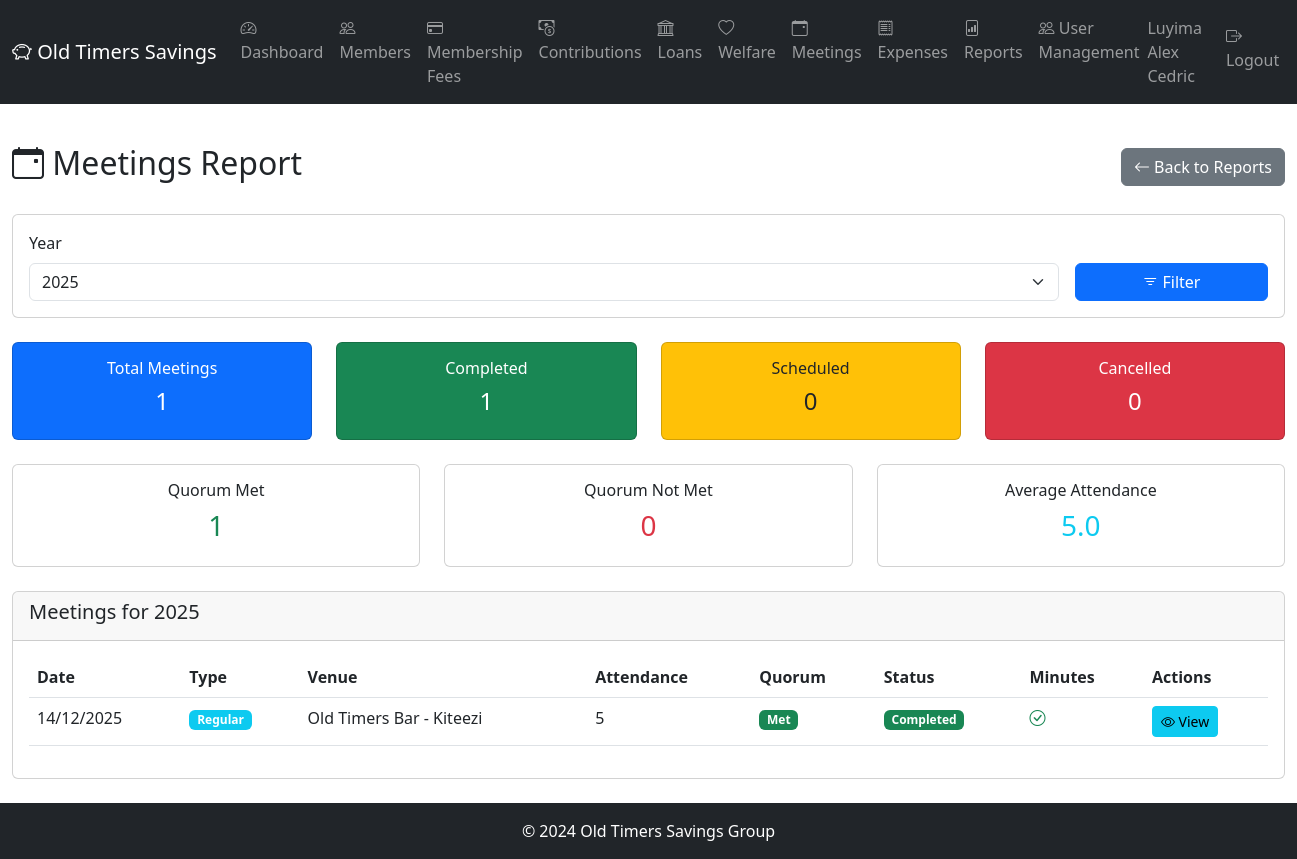
The app's page /reports/meetings (signed in) with its own data.
### app/models/member.py (models this page shows, shortened)
class Member(db.Model):
    __tablename__ = 'members'
    id = db.Column(db.Integer, primary_key=True)
    member_number = db.Column(db.String(10), unique=True, nullable=False)  # OT-001
    full_name = db.Column(db.String(100), nullable=False)
    national_id = db.Column(db.String(20), unique=True)
    date_of_birth = db.Column(db.Date)
    gender = db.Column(db.String(10))  # Male, Female
    phone_primary = db.Column(db.String(20), nullable=False)
    phone_secondary = db.Column(db.String(20))
    email = db.Column(db.String(100))
    physical_address = db.Column(db.Text)
    occupation = db.Column(db.String(100))
    date_joined = db.Column(db.Date, nullable=False)
    membership_fee_paid = db.Column(db.Boolean, default=False)
    membership_fee_date = db.Column(db.Date)
    membership_fee_receipt = db.Column(db.String(20))
    status = db.Column(db.String(20), default='Active')  # Active, Inactive, Suspended, Expelled, Deceased
    total_contributed = db.Column(db.Numeric(15, 2), default=0.00)
    consecutive_months_paid = db.Column(db.Integer, default=0)
    last_contribution_date = db.Column(db.Date)
    qualified_for_benefits = db.Column(db.Boolean, default=False)
    suspension_date = db.Column(db.Date)
    expulsion_date = db.Column(db.Date)
    expulsion_reason = db.Column(db.Text)
    refund_amount = db.Column(db.Numeric(15, 2))
    refund_paid = db.Column(db.Boolean, default=False)
    created_at = db.Column(db.DateTime, default=datetime.utcnow)
    updated_at = db.Column(db.DateTime, default=datetime.utcnow, onupdate=datetime.utcnow)
    created_by = db.Column(db.Integer)
    next_of_kin = db.relationship('NextOfKin', backref='member', lazy='dynamic', cascade='all, delete-orphan')
    contributions = db.relationship('Contribution', backref='member', lazy='dynamic')
    welfare_requests = db.relationship('WelfareRequest', backref='member', lazy='dynamic')
    loans = db.relationship('Loan', backref='member', lazy='dynamic', foreign_keys='Loan.member_id')
    loans_guaranteed1 = db.relationship('Loan', foreign_keys='Loan.guarantor1_id', lazy='dynamic')
    loans_guaranteed2 = db.relationship('Loan', foreign_keys='Loan.guarantor2_id', lazy='dynamic')

### app/models/meeting.py (models this page shows, shortened)
class Meeting(db.Model):
    __tablename__ = 'meetings'
    id = db.Column(db.Integer, primary_key=True)
    meeting_type = db.Column(db.String(20), nullable=False)  # Regular, Emergency, AnnualGeneral
    meeting_date = db.Column(db.Date, nullable=False)
    meeting_time = db.Column(db.Time, nullable=False)
    venue = db.Column(db.String(255), nullable=False)
    agenda = db.Column(db.Text, nullable=False)
    called_by = db.Column(db.Integer, db.ForeignKey('users.id'), nullable=False)
    quorum_met = db.Column(db.Boolean)
    total_attendance = db.Column(db.Integer)
    status = db.Column(db.String(20), default='Scheduled')  # Scheduled, Completed, Cancelled
    notification_sent = db.Column(db.Boolean, default=False)
    notification_sent_date = db.Column(db.DateTime)
    created_at = db.Column(db.DateTime, default=datetime.utcnow)
    updated_at = db.Column(db.DateTime, default=datetime.utcnow, onupdate=datetime.utcnow)
    caller = db.relationship('User', foreign_keys=[called_by])
    attendance_records = db.relationship('Attendance', backref='meeting', lazy='dynamic', cascade='all, delete-orphan')
    minutes = db.relationship('Minutes', backref='meeting', uselist=False)
    action_items = db.relationship('ActionItem', backref='meeting', lazy='dynamic')

### app/routes/reports.py (the view)
@reports.route('/meetings')
@login_required
def meetings_report():
    year = request.args.get('year', type=int)
    if not year:
        year = date.today().year
    meetings = Meeting.query.filter(
        extract('year', Meeting.meeting_date) == year
    ).order_by(Meeting.meeting_date.desc()).all()
    total_meetings = len(meetings)
    completed_meetings = [m for m in meetings if m.status == 'Completed']
    scheduled_meetings = [m for m in meetings if m.status == 'Scheduled']
    cancelled_meetings = [m for m in meetings if m.status == 'Cancelled']
    meetings_with_quorum = [m for m in meetings if m.quorum_met == True]
    meetings_without_quorum = [m for m in meetings if m.quorum_met == False]
    total_attendance = sum(m.total_attendance or 0 for m in meetings if m.total_attendance)
    avg_attendance = total_attendance / len(meetings) if meetings else 0
    return render_template('reports/meetings.html',
                         year=year,
                         meetings=meetings,
                         total_meetings=total_meetings,
                         completed_count=len(completed_meetings),
                         scheduled_count=len(scheduled_meetings),
                         cancelled_count=len(cancelled_meetings),
                         quorum_met_count=len(meetings_with_quorum),
                         quorum_not_met_count=len(meetings_without_quorum),
                         avg_attendance=avg_attendance)

### app/models/user.py (called while the page is built)
@login_manager.user_loader
def load_user(user_id):
    return User.query.get(int(user_id))

    def is_super_admin(self):
        return self.role == 'SuperAdmin'

### app/templates/reports/meetings.html (shortened to what this page needs)
{% extends "base.html" %}
{% block content %}
<div class="container-fluid py-4">
    <div class="d-flex justify-content-between align-items-center mb-4">
        <h2><i class="bi bi-calendar-event"></i> Meetings Report</h2>
        <a href="{{ url_for('reports.reports_index') }}" class="btn btn-secondary">
            <i class="bi bi-arrow-left"></i> Back to Reports
        </a>
    </div>
    <div class="card mb-4">
        <div class="card-body">
            <form method="GET" class="row g-3">
                <div class="col-md-10">
                    <label for="year" class="form-label">Year</label>
                    <select class="form-select" id="year" name="year">
                        {% for y in range(2020, 2031) %}
                        <option value="{{ y }}" {% if y == year %}selected{% endif %}>{{ y }}</option>
                        {% endfor %}
                    </select>
                </div>
                <div class="col-md-2 d-flex align-items-end">
                    <button type="submit" class="btn btn-primary w-100">
                        <i class="bi bi-filter"></i> Filter
                    </button>
                </div>
            </form>
        </div>
    </div>
    <div class="row mb-4">
        <div class="col-md-3">
            <div class="card bg-primary text-white">
                <div class="card-body text-center">
                    <h6>Total Meetings</h6>
                    <h4>{{ total_meetings }}</h4>
                </div>
            </div>
        </div>
        <div class="col-md-3">
            <div class="card bg-success text-white">
                <div class="card-body text-center">
                    <h6>Completed</h6>
                    <h4>{{ completed_count }}</h4>
                </div>
            </div>
        </div>
        <div class="col-md-3">
            <div class="card bg-warning text-dark">
                <div class="card-body text-center">
                    <h6>Scheduled</h6>
                    <h4>{{ scheduled_count }}</h4>
                </div>
            </div>
        </div>
        <div class="col-md-3">
            <div class="card bg-danger text-white">
                <div class="card-body text-center">
                    <h6>Cancelled</h6>
                    <h4>{{ cancelled_count }}</h4>
                </div>
            </div>
        </div>
    </div>
    <div class="row mb-4">
        <div class="col-md-4">
            <div class="card">
                <div class="card-body text-center">
                    <h6>Quorum Met</h6>
                    <h3 class="text-success">{{ quorum_met_count }}</h3>
                </div>
            </div>
        </div>
        <div class="col-md-4">
            <div class="card">
                <div class="card-body text-center">
                    <h6>Quorum Not Met</h6>
                    <h3 class="text-danger">{{ quorum_not_met_count }}</h3>
                </div>
            </div>
        </div>
        <div class="col-md-4">
            <div class="card">
                <div class="card-body text-center">
                    <h6>Average Attendance</h6>
                    <h3 class="text-info">{{ "%.1f"|format(avg_attendance) }}</h3>
                </div>
            </div>
        </div>
    </div>
    <div class="card">
        <div class="card-header">
            <h5>Meetings for {{ year }}</h5>
        </div>
        <div class="card-body">
            {% if meetings %}
            <div class="table-responsive">
                <table class="table table-hover">
                    <thead>
                        <tr>
                            <th>Date</th>
                            <th>Type</th>
                            <th>Venue</th>
                            <th>Attendance</th>
                            <th>Quorum</th>
                            <th>Status</th>
                            <th>Minutes</th>
                            <th>Actions</th>
                        </tr>
                    </thead>
                    <tbody>
                        {% for meeting in meetings %}
                        <tr>
                            <td>{{ meeting.meeting_date.strftime('%d/%m/%Y') }}</td>
                            <td><span class="badge bg-info">{{ meeting.meeting_type }}</span></td>
                            <td>{{ meeting.venue }}</td>
                            <td>{{ meeting.total_attendance or 'N/A' }}</td>
                            <td>
                                {% if meeting.quorum_met == True %}
                                <span class="badge bg-success">Met</span>
                                {% elif meeting.quorum_met == False %}
                                <span class="badge bg-danger">Not Met</span>
                                {% else %}
                                <span class="badge bg-secondary">N/A</span>
                                {% endif %}
                            </td>
                            <td>
                                <span class="badge bg-{{ 'success' if meeting.status == 'Completed' else 'warning' if meeting.status == 'Scheduled' else 'danger' }}">
                                    {{ meeting.status }}
                                </span>
                            </td>
                            <td>
                                {% if meeting.minutes %}
                                <i class="bi bi-check-circle text-success"></i>
                                {% else %}
                                <i class="bi bi-x-circle text-muted"></i>
                                {% endif %}
                            </td>
                            <td>
                                <a href="{{ url_for('meetings.view_meeting', id=meeting.id) }}" class="btn btn-sm btn-info">
                                    <i class="bi bi-eye"></i> View
                                </a>
                            </td>
                        </tr>
                        {% endfor %}
                    </tbody>
                </table>
            </div>
            {% else %}
            <div class="alert alert-info">
                <i class="bi bi-info-circle"></i> No meetings found for {{ year }}.
            </div>
            {% endif %}
        </div>
    </div>
</div>
{% endblock %}

### app/templates/base.html (shortened to what this page needs)
<!DOCTYPE html>
<html lang="en">
<head>
    <link href="https://cdn.jsdelivr.net/npm/bootstrap@5.3.0/dist/css/bootstrap.min.css" rel="stylesheet">
    <link rel="stylesheet" href="https://cdn.jsdelivr.net/npm/bootstrap-icons@1.10.0/font/bootstrap-icons.css">
</head>
<body>
    {% if current_user.is_authenticated %}
    <nav class="navbar navbar-expand-lg navbar-dark bg-dark">
        <div class="container-fluid">
            <a class="navbar-brand" href="{{ url_for('main.dashboard') }}">
                <i class="bi bi-piggy-bank"></i> Old Timers Savings
            </a>
            <div class="collapse navbar-collapse">
                <ul class="navbar-nav me-auto">
                    <li class="nav-item">
                        <a class="nav-link" href="{{ url_for('main.dashboard') }}">
                            <i class="bi bi-speedometer2"></i> Dashboard
                        </a>
                    </li>
                    {% if current_user.is_super_admin() or current_user.is_executive() or current_user.is_auditor() %}
                    <li class="nav-item">
                        <a class="nav-link" href="{{ url_for('members.list_members') }}">
                            <i class="bi bi-people"></i> Members
                        </a>
                    </li>
                    <li class="nav-item">
                        <a class="nav-link" href="{{ url_for('membership_fees.list_members') }}">
                            <i class="bi bi-credit-card"></i> Membership Fees
                        </a>
                    </li>
                    <li class="nav-item">
                        <a class="nav-link" href="{{ url_for('contributions.list_contributions') }}">
                            <i class="bi bi-cash-coin"></i> Contributions
                        </a>
                    </li>
                    <li class="nav-item">
                        <a class="nav-link" href="{{ url_for('loans.list_loans') }}">
                            <i class="bi bi-bank"></i> Loans
                        </a>
                    </li>
                    <li class="nav-item">
                        <a class="nav-link" href="{{ url_for('welfare.list_requests') }}">
                            <i class="bi bi-heart"></i> Welfare
                        </a>
                    </li>
                    <li class="nav-item">
                        <a class="nav-link" href="{{ url_for('meetings.list_meetings') }}">
                            <i class="bi bi-calendar-event"></i> Meetings
                        </a>
                    </li>
                    <li class="nav-item">
                        <a class="nav-link" href="{{ url_for('expenses.list_expenses') }}">
                            <i class="bi bi-receipt"></i> Expenses
                        </a>
                    </li>
                    {% endif %}
                    <li class="nav-item">
                        <a class="nav-link" href="{{ url_for('reports.reports_index') }}">
                            <i class="bi bi-file-bar-graph"></i> Reports
                        </a>
                    </li>
                    {% if current_user.is_super_admin() %}
                    <li class="nav-item">
                        <a class="nav-link" href="{{ url_for('users.list_users') }}">
                            <i class="bi bi-people"></i> User Management
                        </a>
                    </li>
                    {% endif %}
                </ul>
                <ul class="navbar-nav ms-auto">
                    <li class="nav-item">
                        <span class="navbar-text me-3">
                            {{ current_user.member.full_name }}
                        </span>
                    </li>
                    <li class="nav-item">
                        <a class="nav-link" href="{{ url_for('auth.logout') }}">
                            <i class="bi bi-box-arrow-right"></i> Logout
                        </a>
                    </li>
                </ul>
            </div>
        </div>
    </nav>
    {% endif %}
    <main>
        {% block content %}{% endblock %}
    </main>
    <footer class="bg-dark text-white text-center py-3 mt-auto">
        <p class="mb-0">&copy; 2024 Old Timers Savings Group</p>
    </footer>
</body>
</html>

### app/templates/base.html (style rules this page uses)
body { min-height: 100vh; display: flex; flex-direction: column; }
main { flex: 1; }

### records on screen
Member: member.full_name "Luyima Alex Cedric"
Meeting: meeting_date "14/12/2025", meeting_type "Regular", venue "Old Timers Bar - Kiteezi", total_attendance "5", quorum_met "Met", status "Completed"

### other values on screen
{{ total_meetings }} "1"
{{ completed_count }} "1"
{{ scheduled_count }} "0"
{{ cancelled_count }} "0"
{{ quorum_met_count }} "1"
{{ quorum_not_met_count }} "0"
{{ "%.1f"|format(avg_attendance) }} "5.0"
{{ year }} "2025"
form field year "2025"
